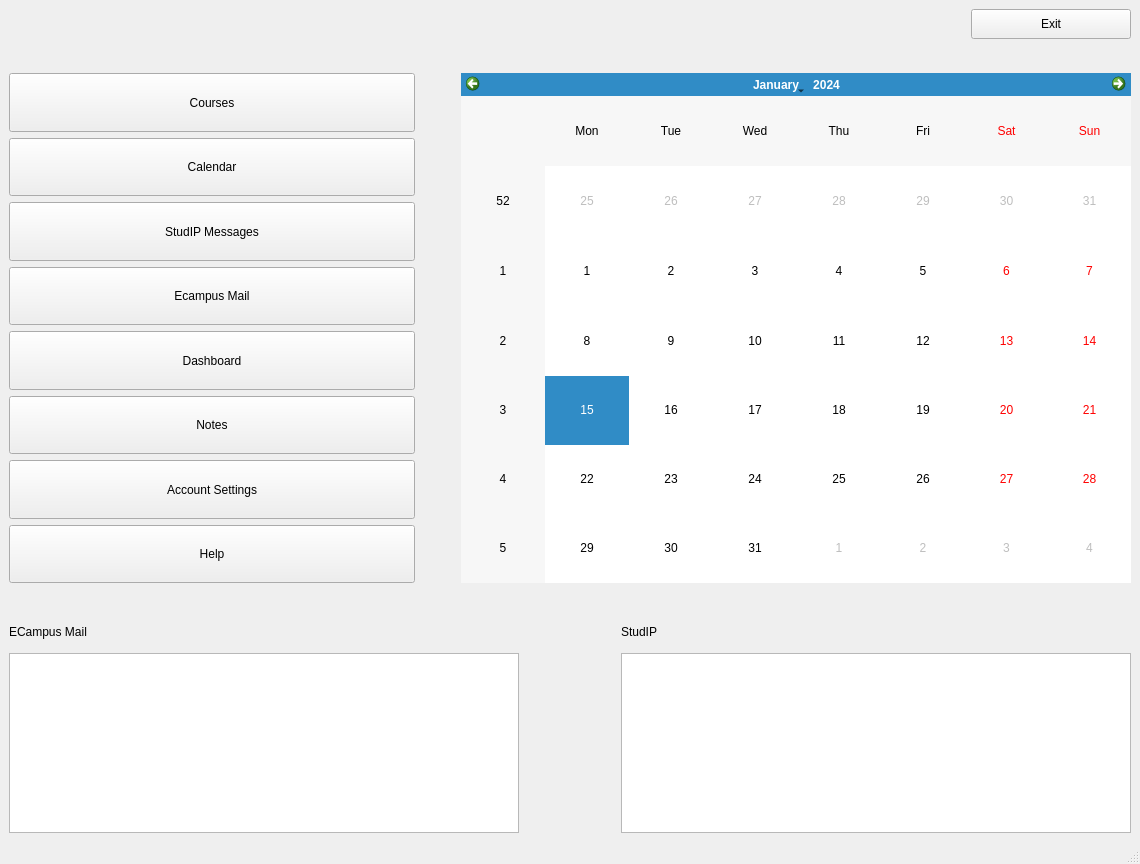
<?xml version="1.0" encoding="UTF-8"?>
<ui version="4.0">
 <class>MainWindow</class>
 <widget class="QMainWindow" name="MainWindow">
  <property name="geometry">
   <rect>
    <x>0</x>
    <y>0</y>
    <width>1140</width>
    <height>864</height>
   </rect>
  </property>
  <property name="minimumSize">
   <size>
    <width>1140</width>
    <height>864</height>
   </size>
  </property>
  <property name="maximumSize">
   <size>
    <width>12123123</width>
    <height>16777215</height>
   </size>
  </property>
  <property name="windowTitle">
   <string>MainWindow</string>
  </property>
  <property name="styleSheet">
   <string notr="true"/>
  </property>
  <widget class="QWidget" name="centralwidget">
   <layout class="QVBoxLayout" name="verticalLayout_4">
    <item>
     <layout class="QHBoxLayout" name="horizontalLayout">
      <property name="spacing">
       <number>7</number>
      </property>
      <property name="rightMargin">
       <number>0</number>
      </property>
      <property name="bottomMargin">
       <number>0</number>
      </property>
      <item>
       <widget class="QLabel" name="label">
        <property name="sizePolicy">
         <sizepolicy hsizetype="Expanding" vsizetype="Expanding">
          <horstretch>0</horstretch>
          <verstretch>0</verstretch>
         </sizepolicy>
        </property>
        <property name="minimumSize">
         <size>
          <width>300</width>
          <height>30</height>
         </size>
        </property>
        <property name="maximumSize">
         <size>
          <width>510</width>
          <height>50</height>
         </size>
        </property>
        <property name="text">
         <string/>
        </property>
       </widget>
      </item>
      <item>
       <spacer name="horizontalSpacer_3">
        <property name="orientation">
         <enum>Qt::Horizontal</enum>
        </property>
        <property name="sizeHint" stdset="0">
         <size>
          <width>40</width>
          <height>20</height>
         </size>
        </property>
       </spacer>
      </item>
      <item>
       <widget class="QPushButton" name="Exit_Button">
        <property name="sizePolicy">
         <sizepolicy hsizetype="Expanding" vsizetype="Expanding">
          <horstretch>0</horstretch>
          <verstretch>0</verstretch>
         </sizepolicy>
        </property>
        <property name="minimumSize">
         <size>
          <width>90</width>
          <height>30</height>
         </size>
        </property>
        <property name="maximumSize">
         <size>
          <width>160</width>
          <height>50</height>
         </size>
        </property>
        <property name="text">
         <string>Exit</string>
        </property>
       </widget>
      </item>
     </layout>
    </item>
    <item>
     <spacer name="verticalSpacer">
      <property name="orientation">
       <enum>Qt::Vertical</enum>
      </property>
      <property name="sizeType">
       <enum>QSizePolicy::Maximum</enum>
      </property>
      <property name="sizeHint" stdset="0">
       <size>
        <width>20</width>
        <height>40</height>
       </size>
      </property>
     </spacer>
    </item>
    <item>
     <layout class="QHBoxLayout" name="horizontalLayout_2">
      <item>
       <layout class="QVBoxLayout" name="verticalLayout">
        <item>
         <widget class="QPushButton" name="Courses">
          <property name="sizePolicy">
           <sizepolicy hsizetype="Expanding" vsizetype="Expanding">
            <horstretch>0</horstretch>
            <verstretch>0</verstretch>
           </sizepolicy>
          </property>
          <property name="minimumSize">
           <size>
            <width>390</width>
            <height>55</height>
           </size>
          </property>
          <property name="maximumSize">
           <size>
            <width>660</width>
            <height>80</height>
           </size>
          </property>
          <property name="text">
           <string>Courses</string>
          </property>
         </widget>
        </item>
        <item>
         <widget class="QPushButton" name="Calendar">
          <property name="sizePolicy">
           <sizepolicy hsizetype="Expanding" vsizetype="Expanding">
            <horstretch>0</horstretch>
            <verstretch>0</verstretch>
           </sizepolicy>
          </property>
          <property name="minimumSize">
           <size>
            <width>390</width>
            <height>55</height>
           </size>
          </property>
          <property name="maximumSize">
           <size>
            <width>660</width>
            <height>80</height>
           </size>
          </property>
          <property name="text">
           <string>Calendar</string>
          </property>
         </widget>
        </item>
        <item>
         <widget class="QPushButton" name="Messages">
          <property name="sizePolicy">
           <sizepolicy hsizetype="Expanding" vsizetype="Expanding">
            <horstretch>0</horstretch>
            <verstretch>0</verstretch>
           </sizepolicy>
          </property>
          <property name="maximumSize">
           <size>
            <width>660</width>
            <height>80</height>
           </size>
          </property>
          <property name="text">
           <string>StudIP Messages</string>
          </property>
         </widget>
        </item>
        <item>
         <widget class="QPushButton" name="Email">
          <property name="sizePolicy">
           <sizepolicy hsizetype="Expanding" vsizetype="Expanding">
            <horstretch>0</horstretch>
            <verstretch>0</verstretch>
           </sizepolicy>
          </property>
          <property name="maximumSize">
           <size>
            <width>660</width>
            <height>80</height>
           </size>
          </property>
          <property name="text">
           <string>Ecampus Mail</string>
          </property>
         </widget>
        </item>
        <item>
         <widget class="QPushButton" name="Dashboard">
          <property name="sizePolicy">
           <sizepolicy hsizetype="Expanding" vsizetype="Expanding">
            <horstretch>0</horstretch>
            <verstretch>0</verstretch>
           </sizepolicy>
          </property>
          <property name="maximumSize">
           <size>
            <width>660</width>
            <height>80</height>
           </size>
          </property>
          <property name="text">
           <string>Dashboard</string>
          </property>
         </widget>
        </item>
        <item>
         <widget class="QPushButton" name="Notes">
          <property name="sizePolicy">
           <sizepolicy hsizetype="Expanding" vsizetype="Expanding">
            <horstretch>0</horstretch>
            <verstretch>0</verstretch>
           </sizepolicy>
          </property>
          <property name="maximumSize">
           <size>
            <width>660</width>
            <height>80</height>
           </size>
          </property>
          <property name="text">
           <string>Notes</string>
          </property>
         </widget>
        </item>
        <item>
         <widget class="QPushButton" name="Settings">
          <property name="sizePolicy">
           <sizepolicy hsizetype="Expanding" vsizetype="Expanding">
            <horstretch>0</horstretch>
            <verstretch>0</verstretch>
           </sizepolicy>
          </property>
          <property name="maximumSize">
           <size>
            <width>660</width>
            <height>80</height>
           </size>
          </property>
          <property name="text">
           <string>Account Settings</string>
          </property>
         </widget>
        </item>
        <item>
         <widget class="QPushButton" name="Help1">
          <property name="sizePolicy">
           <sizepolicy hsizetype="Expanding" vsizetype="Expanding">
            <horstretch>0</horstretch>
            <verstretch>0</verstretch>
           </sizepolicy>
          </property>
          <property name="maximumSize">
           <size>
            <width>660</width>
            <height>80</height>
           </size>
          </property>
          <property name="text">
           <string>Help</string>
          </property>
         </widget>
        </item>
       </layout>
      </item>
      <item>
       <spacer name="horizontalSpacer">
        <property name="orientation">
         <enum>Qt::Horizontal</enum>
        </property>
        <property name="sizeType">
         <enum>QSizePolicy::Maximum</enum>
        </property>
        <property name="sizeHint" stdset="0">
         <size>
          <width>40</width>
          <height>20</height>
         </size>
        </property>
       </spacer>
      </item>
      <item>
       <widget class="QCalendarWidget" name="calendarWidget">
        <property name="minimumSize">
         <size>
          <width>670</width>
          <height>510</height>
         </size>
        </property>
        <property name="maximumSize">
         <size>
          <width>1140</width>
          <height>865</height>
         </size>
        </property>
        <property name="styleSheet">
         <string notr="true"/>
        </property>
       </widget>
      </item>
     </layout>
    </item>
    <item>
     <spacer name="verticalSpacer_2">
      <property name="orientation">
       <enum>Qt::Vertical</enum>
      </property>
      <property name="sizeType">
       <enum>QSizePolicy::Maximum</enum>
      </property>
      <property name="sizeHint" stdset="0">
       <size>
        <width>20</width>
        <height>40</height>
       </size>
      </property>
     </spacer>
    </item>
    <item>
     <layout class="QHBoxLayout" name="horizontalLayout_3">
      <item>
       <layout class="QVBoxLayout" name="verticalLayout_2">
        <item>
         <widget class="QLabel" name="Ecampus_Mail">
          <property name="sizePolicy">
           <sizepolicy hsizetype="Expanding" vsizetype="Expanding">
            <horstretch>0</horstretch>
            <verstretch>0</verstretch>
           </sizepolicy>
          </property>
          <property name="minimumSize">
           <size>
            <width>270</width>
            <height>30</height>
           </size>
          </property>
          <property name="maximumSize">
           <size>
            <width>460</width>
            <height>50</height>
           </size>
          </property>
          <property name="text">
           <string>ECampus Mail</string>
          </property>
         </widget>
        </item>
        <item>
         <widget class="QTableView" name="tableView">
          <property name="minimumSize">
           <size>
            <width>510</width>
            <height>130</height>
           </size>
          </property>
          <property name="maximumSize">
           <size>
            <width>860</width>
            <height>220</height>
           </size>
          </property>
         </widget>
        </item>
       </layout>
      </item>
      <item>
       <spacer name="horizontalSpacer_2">
        <property name="orientation">
         <enum>Qt::Horizontal</enum>
        </property>
        <property name="sizeType">
         <enum>QSizePolicy::Maximum</enum>
        </property>
        <property name="sizeHint" stdset="0">
         <size>
          <width>200</width>
          <height>20</height>
         </size>
        </property>
       </spacer>
      </item>
      <item>
       <layout class="QVBoxLayout" name="verticalLayout_3">
        <item>
         <widget class="QLabel" name="StudIP_Messages">
          <property name="sizePolicy">
           <sizepolicy hsizetype="Expanding" vsizetype="Expanding">
            <horstretch>0</horstretch>
            <verstretch>0</verstretch>
           </sizepolicy>
          </property>
          <property name="minimumSize">
           <size>
            <width>270</width>
            <height>30</height>
           </size>
          </property>
          <property name="maximumSize">
           <size>
            <width>460</width>
            <height>50</height>
           </size>
          </property>
          <property name="text">
           <string>StudIP</string>
          </property>
         </widget>
        </item>
        <item>
         <widget class="QTableView" name="tableView_2">
          <property name="minimumSize">
           <size>
            <width>510</width>
            <height>130</height>
           </size>
          </property>
          <property name="maximumSize">
           <size>
            <width>860</width>
            <height>220</height>
           </size>
          </property>
         </widget>
        </item>
       </layout>
      </item>
     </layout>
    </item>
   </layout>
  </widget>
  <widget class="QMenuBar" name="menubar">
   <property name="geometry">
    <rect>
     <x>0</x>
     <y>0</y>
     <width>1140</width>
     <height>26</height>
    </rect>
   </property>
  </widget>
  <widget class="QStatusBar" name="statusbar"/>
 </widget>
 <resources/>
 <connections/>
</ui>
